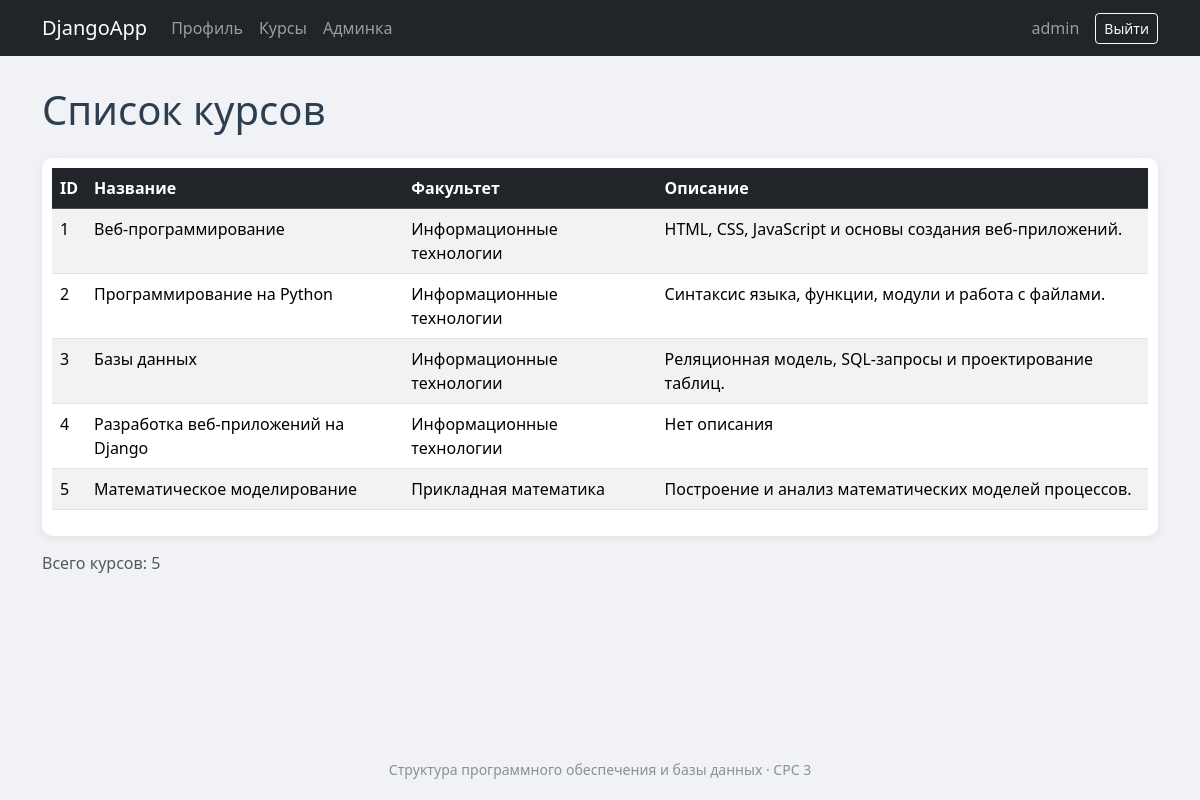
The app's page /courses/ (signed in) with its own data.
### accounts/models.py (models this page shows, shortened)
class Course(models.Model):
    title = models.CharField("Название", max_length=200)
    description = models.TextField("Описание", blank=True)
    department = models.ForeignKey(
        Department,
        on_delete=models.CASCADE,
        related_name="courses",
        verbose_name="Факультет",
    )
    class Meta:
        verbose_name = "Курс"
        verbose_name_plural = "Курсы"
        ordering = ["id"]

class Department(models.Model):
    name = models.CharField("Название", max_length=200, unique=True)
    class Meta:
        verbose_name = "Факультет"
        verbose_name_plural = "Факультеты"
        ordering = ["name"]

### accounts/views.py (the view)
# urls.py: path('courses/', views.course_list, name='course_list'),
@login_required
def course_list(request):
    courses = Course.objects.select_related("department").all()
    return render(request, "course_list.html", {"courses": courses})

### templates/course_list.html (shortened to what this page needs)
{% extends 'base.html' %}
{% block content %}
<h1 class="mb-4">
    Список курсов
</h1>
<div class="table-card">
<table class="table table-striped table-hover">
    <thead class="table-dark">
        <tr>
            <th>ID</th>
            <th>Название</th>
            <th>Факультет</th>
            <th>Описание</th>
        </tr>
    </thead>
    <tbody>
        {% for course in courses %}
            <tr>
                <td>
                    {{ course.id }}
                </td>
                <td>
                    {{ course.title }}
                </td>
                <td>
                    {{ course.department.name }}
                </td>
                <td>
                    {{ course.description|default:"Нет описания" }}
                </td>
            </tr>
        {% empty %}
            <tr>
                <td colspan="4">
                    Курсов пока нет.
                </td>
            </tr>
        {% endfor %}
    </tbody>
</table>
</div>
<p class="text-muted">Всего курсов: {{ courses|length }}</p>
{% endblock %}

### templates/base.html (shortened to what this page needs)
{% load static %}
<!DOCTYPE html>
<html lang="ru">
<head>
    <link rel="stylesheet"
          href="{% static 'vendor/bootstrap/css/bootstrap.min.css' %}">
    <link rel="stylesheet"
          href="{% static 'css/style.css' %}">
</head>
<body>
<nav class="navbar navbar-expand-lg navbar-dark bg-dark">
    <div class="container">
        <a class="navbar-brand"
           href="/profile/">
            DjangoApp
        </a>
        <div class="collapse navbar-collapse" id="mainNav">
            <div class="navbar-nav me-auto">
                <a class="nav-link"
                   href="/profile/">
                    Профиль
                </a>
                <a class="nav-link"
                   href="/courses/">
                    Курсы
                </a>
                {% if user.is_staff %}
                    <a class="nav-link"
                       href="/admin/">
                        Админка
                    </a>
                {% endif %}
            </div>
            {% if user.is_authenticated %}
                <span class="navbar-text me-3">
                    {{ user.username }}
                </span>
                <form method="post"
                      action="/accounts/logout/">
                    <button class="btn btn-outline-light btn-sm"
                            type="submit">
                        Выйти
                    </button>
                </form>
            {% endif %}
        </div>
    </div>
</nav>
<div class="container page-container">
    {% block content %}
    {% endblock %}
</div>
<footer class="site-footer">
    Структура программного обеспечения и базы данных · СРС 3
</footer>
</body>
</html>

### static/css/style.css (style rules this page uses)
body { background-color: #f0f2f5; min-height: 100vh; display: flex; flex-direction: column; }
.page-container { margin-top: 30px; flex: 1; }
.table-card { background: #ffffff; border-radius: 10px; padding: 10px; box-shadow: 0 2px 8px rgba(0, 0, 0, 0.08); margin-bottom: 15px; }
h1 { color: #2c3e50; }
.site-footer { text-align: center; color: #8a8f98; padding: 20px 0; font-size: 14px; }

### records on screen
Course: id "1", title "Веб-программирование", department.name "Информационные технологии", description "HTML, CSS, JavaScript и основы создания веб-приложений."
Course: id "2", title "Программирование на Python", department.name "Информационные технологии", description "Синтаксис языка, функции, модули и работа с файлами."
Course: id "3", title "Базы данных", department.name "Информационные технологии", description "Реляционная модель, SQL-запросы и проектирование таблиц."
Course: id "4", title "Разработка веб-приложений на Django", department.name "Информационные технологии", description "Нет описания"
Course: id "5", title "Математическое моделирование", department.name "Прикладная математика", description "Построение и анализ математических моделей процессов."

### other values on screen
{{ user.username }} "admin"
{{ courses|length }} "5"
